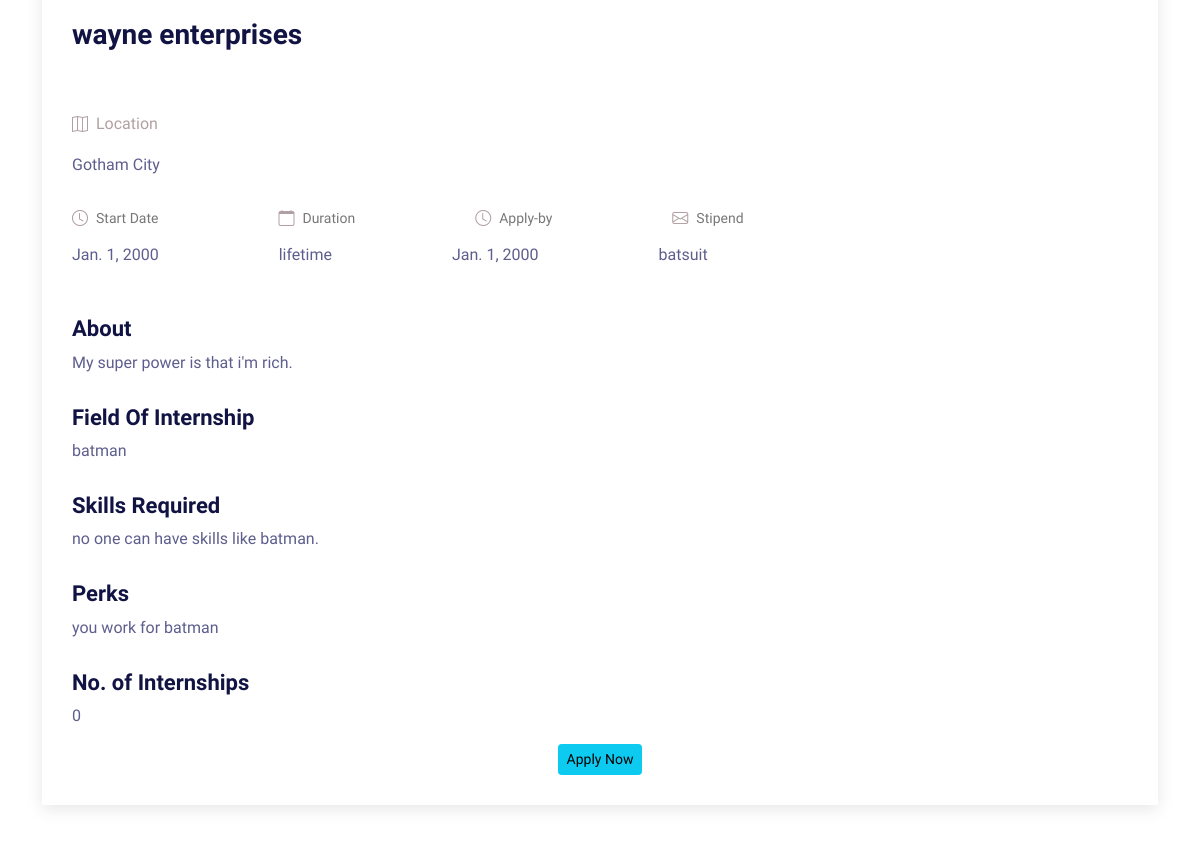
The app's page /internships/1/details (middle part), older data.
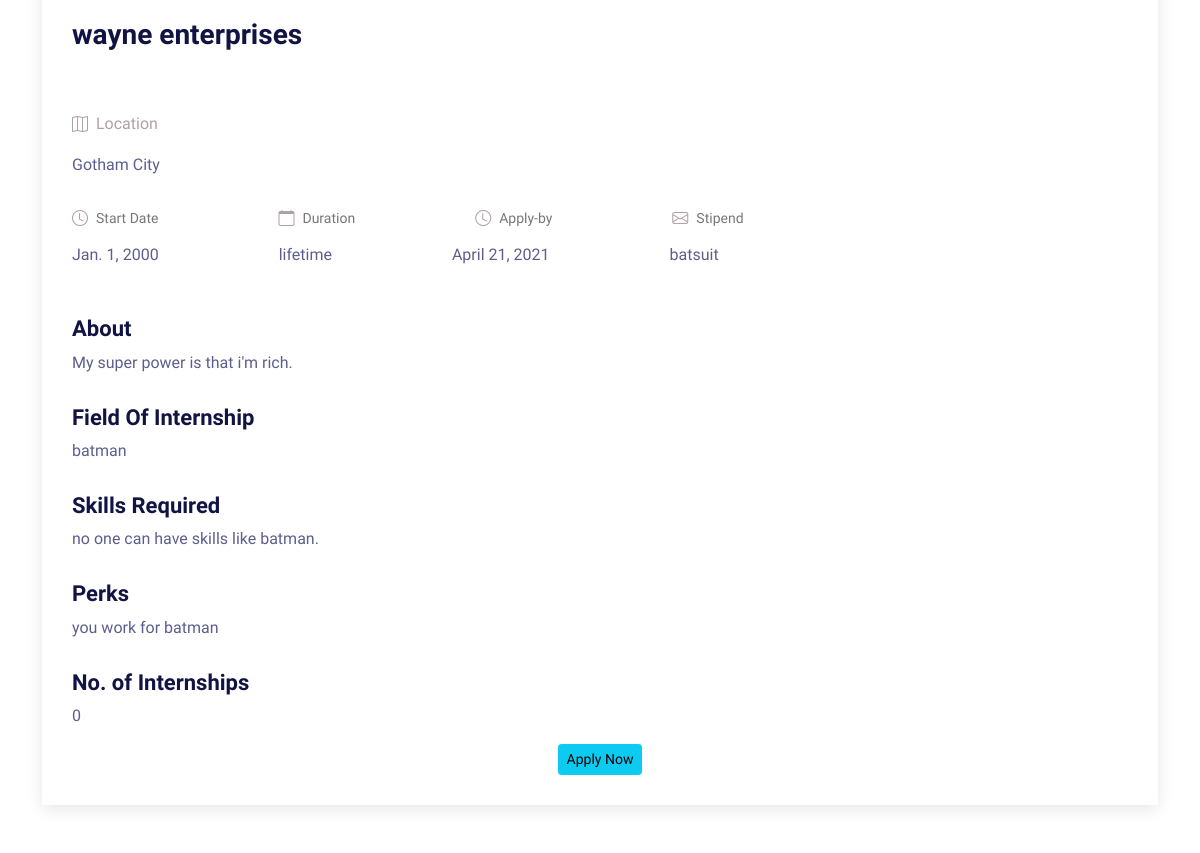
The same page, newer data.
### home/models.py (models this page shows, shortened)
class Internship(models.Model):
    company_name = models.CharField(max_length=100, default='')
    company_logo = models.ImageField(default='logo/download.png', upload_to='logo/')
    start_by = models.DateField(default='2000-01-01', help_text='YYYY-MM-DD Format should be followed for the date.')
    field_of_internship = models.CharField(max_length=100, default='')
    duration = models.CharField(max_length=20)
    about = models.TextField()
    location = models.CharField(max_length=100)
    stipend = models.CharField(max_length=100)
    skills_required = models.CharField(max_length=500)
    no_of_internships = models.PositiveIntegerField()
    perks = models.CharField(max_length=100)
    apply_by = models.DateField(default='2000-01-01', help_text='YYYY-MM-DD Format should be followed for the date.')
    who_should_apply = models.CharField(max_length=200)
    domain = models.ManyToManyField(Domains)

### home/views.py (the view)
def InternshipDetailView(request, pk):
    pg = 1
    applied = False
    internship = Internship.objects.filter(id=pk).first()
    if(request.user.is_authenticated):
        applied_by = InternshipApplication.objects.filter(applied_by=request.user)
        for applicant in applied_by:
            if(internship == applicant.internship):
                applied = True
    context = {
        'object' : internship,
        'applied' : applied,
    }
    return render(request, 'home/internship_detail.html', context)

### home/templates/home/internship_detail.html (shortened to what this page needs)
{% extends "home/base.html" %}
{% load static %}
{% block head %}
	<link href="{% static 'home/assets/vendor/bootstrap/css/bootstrap.min.css' %}" rel="stylesheet">
	<link href="{% static 'home/assets/vendor/bootstrap-icons/bootstrap-icons.css' %}" rel="stylesheet">
	<link href="{% static 'home/assets/vendor/boxicons/css/boxicons.min.css' %}" rel="stylesheet">
	<link href="{% static 'home/assets/vendor/glightbox/css/glightbox.min.css' %}" rel="stylesheet">
	<link href="{% static 'home/assets/vendor/remixicon/remixicon.css' %}" rel="stylesheet">
	<link href="{% static 'home/assets/vendor/swiper/swiper-bundle.min.css' %}" rel="stylesheet">
	<link href="{% static 'home/assets/css/style.css' %}" rel="stylesheet">
{% endblock head %}
{% block body %}
	<main id="main">
	  <section id="blog" class="blog">
		<div class="container" data-aos="fade-up">
		  <div class="row">
			<div class="col-lg-12 entries">
			  <article class="entry entry-single">
				<h2 class="entry-title" style="padding-bottom: 40px;">
				  {{object.company_name}}
				</h2>
				<div class="entry-meta">
					<ul>
					  <li class="d-flex align-items-center" style="margin-right: 50px;"><i class="bi bi-map"></i>Location</li>
					</ul>
				</div>
				<div class="entry-meta">
					<ul>
						<li class="d-flex align-items-center" style="margin-right: 50px;"><p>{{object.location}}</p></li>
					</ul>
				</div>
				<div class="entry-meta">
				  <ul>
					<li class="d-flex align-items-center" style="margin-right: 50px;"><i class="bi bi-clock"></i> <a href="blog-single.html">Start Date</a></li>
					<li class="d-flex align-items-center" style="margin-right: 50px; margin-left: 50px;"><i class="bi bi-calendar"></i> <a href="blog-single.html">Duration</a></li>
					<li class="d-flex align-items-center" style="margin-right: 50px; margin-left: 50px;"><i class="bi bi-clock"></i> <a href="blog-single.html">Apply-by</a></li>
					<li class="d-flex align-items-center" style="margin-right: 50px; margin-left: 50px;"><i class="bi bi-envelope"></i> <a href="blog-single.html">Stipend</a></li>
				  </ul>
				</div>
				<div class="entry-meta">
					<ul>
						<li class="d-flex align-items-center" style="margin-right: 50px;"><p>{{object.start_by}}</p></li>
						<li class="d-flex align-items-center" style="margin-right: 50px; margin-left: 50px;"><p>{{object.duration}}</p></li>
						<li class="d-flex align-items-center" style="margin-right: 50px; margin-left: 50px;"><p>{{object.apply_by}}</p></li>
						<li class="d-flex align-items-center" style="margin-right: 50px; margin-left: 50px;"><p>{{object.stipend}}</p></li>
					</ul>
				</div>
				<div class="entry-content">
				  <h3>About</h3>
				  <p>
					{{object.about}}
				  </p>
				  <h3>Field Of Internship</h3>
				  <p>
					{{object.field_of_internship}}
				  </p>
				  <h3>Skills Required</h3>
				  <p>
					{{object.skills_required}}
				  </p>
				  <h3>Perks</h3>
				  <p>
					{{object.perks}}
				  </p>
				  <h3>No. of Internships</h3>
				  <p>
					{{object.no_of_internships}}
				  </p>
				</div>
				<center>
					<a class="btn btn-info btn-sm btn-collapsible" href=""> <span>Apply Now</span></a>
				</center>
			  </article>
	</main>
{% endblock body %}

### home/templates/home/base.html (shortened to what this page needs)
{% load static %}
<!DOCTYPE html>
<html lang="en">
<head>
	<link rel="stylesheet" href="https://rawgit.com/LeshikJanz/libraries/master/Bootstrap/baguetteBox.min.css">
	<link rel="stylesheet" href="{%static 'home/style.css' %}">
    {% block head %}{% endblock head %}
</head>
<body {% block bodytag %}{% endblock bodytag %}>
    {% block body %}{% endblock body %}
</body>
</html>

### home/static/home/assets/css/style.css (style rules this page uses)
body { font-family: "Open Sans", sans-serif; color: #444444; }
a { color: #e43c5c; text-decoration: none; }
h1, h2, h3, h4, h5, h6 { font-family: "Nunito", sans-serif; }
section { padding: 60px 0; overflow: hidden; }
.blog { padding: 40px 0 20px 0; }
.blog .entry { padding: 30px; margin-bottom: 60px; box-shadow: 0 4px 16px rgba(0, 0, 0, 0.1); }
.blog .entry .entry-title { font-size: 28px; font-weight: bold; padding: 0; margin: 0 0 20px 0; }
.blog .entry .entry-meta { margin-bottom: 15px; color: #b1a0a3; }
.blog .entry .entry-meta ul { display: flex; flex-wrap: wrap; list-style: none; align-items: center; padding: 0; margin: 0; }
.blog .entry .entry-meta ul li + li { padding-left: 20px; }
.blog .entry .entry-meta i { font-size: 16px; margin-right: 8px; line-height: 0; }
.blog .entry .entry-meta a { color: #777777; font-size: 14px; display: inline-block; line-height: 1; }
.blog .entry .entry-content p { line-height: 24px; }
.blog .entry .entry-content h3 { font-size: 22px; margin-top: 30px; font-weight: bold; }
.blog .entry-single { margin-bottom: 30px; }

### home/templates/home/base.html (style rules this page uses)
body { background-color: #434c50; min-height: 100vh; font: normal 16px sans-serif; padding: 0 0; }

Row changes from the older to the newer data that the page shows:
changed Internship "wayne enterprises": apply_by "Jan. 1, 2000" → "April 21, 2021"
